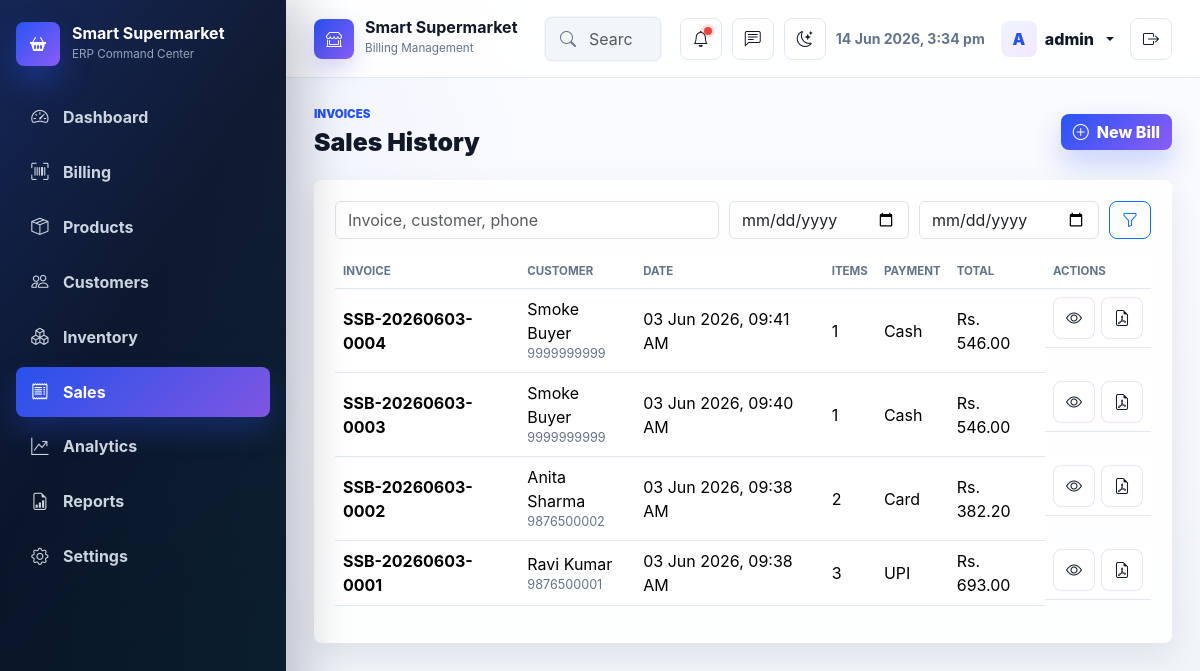
The app's page /sales/ (signed in) with its own data.
### billing/models.py (models this page shows, shortened)
class TimeStampedModel(models.Model):
    created_at = models.DateTimeField(auto_now_add=True)
    updated_at = models.DateTimeField(auto_now=True)
    class Meta:
        abstract = True

class Bill(TimeStampedModel):
    PAYMENT_CASH = 'cash'
    PAYMENT_UPI = 'upi'
    PAYMENT_CARD = 'card'
    PAYMENT_CHOICES = [
        (PAYMENT_CASH, 'Cash'),
        (PAYMENT_UPI, 'UPI'),
        (PAYMENT_CARD, 'Card'),
    ]
    invoice_number = models.CharField(max_length=32, unique=True, blank=True)
    customer = models.ForeignKey(Customer, on_delete=models.SET_NULL, null=True, blank=True, related_name='bills')
    customer_name = models.CharField(max_length=160)
    customer_phone = models.CharField(max_length=20)
    subtotal = models.DecimalField(max_digits=12, decimal_places=2, default=0)
    discount = models.DecimalField(max_digits=12, decimal_places=2, default=0)
    tax = models.DecimalField(max_digits=12, decimal_places=2, default=0)
    gst = models.DecimalField(max_digits=12, decimal_places=2, default=0)
    grand_total = models.DecimalField(max_digits=12, decimal_places=2, default=0)
    payment_method = models.CharField(max_length=12, choices=PAYMENT_CHOICES, default=PAYMENT_CASH)
    notes = models.TextField(blank=True)
    class Meta:
        ordering = ['-created_at']

### billing/views.py (the view)
# urls.py: path('sales/', views.SalesHistoryView.as_view(), name='sales_history'),
class SalesHistoryView(StaffOnlyMixin, ListView):
    model = Bill
    template_name = 'billing/sales_history.html'
    paginate_by = 25
    def get_queryset(self):
        qs = Bill.objects.select_related('customer').prefetch_related('items')
        q = self.request.GET.get('q')
        start = self.request.GET.get('start')
        end = self.request.GET.get('end')
        if q:
            qs = qs.filter(Q(invoice_number__icontains=q) | Q(customer_name__icontains=q) | Q(customer_phone__icontains=q))
        if start:
            qs = qs.filter(created_at__date__gte=start)
        if end:
            qs = qs.filter(created_at__date__lte=end)
        return qs

### billing/templates/billing/sales_history.html (shortened to what this page needs)
{% extends 'billing/base.html' %}
{% block content %}
<div class="page-head">
    <div><p class="eyebrow">Invoices</p><h1>Sales History</h1></div>
    <a class="btn btn-primary" href="{% url 'billing' %}"><i class="bi bi-plus-circle me-2"></i>New Bill</a>
</div>
<section class="panel">
    <form class="toolbar multi" method="get">
        <input class="form-control" name="q" value="{{ request.GET.q }}" placeholder="Invoice, customer, phone">
        <input class="form-control" type="date" name="start" value="{{ request.GET.start }}">
        <input class="form-control" type="date" name="end" value="{{ request.GET.end }}">
        <button class="btn btn-outline-primary"><i class="bi bi-funnel"></i></button>
    </form>
    <div class="table-responsive">
        <table class="table data-table align-middle">
            <thead><tr><th>Invoice</th><th>Customer</th><th>Date</th><th>Items</th><th>Payment</th><th>Total</th><th>Actions</th></tr></thead>
            <tbody>
            {% for bill in object_list %}
                <tr>
                    <td><strong>{{ bill.invoice_number }}</strong></td>
                    <td>{{ bill.customer_name }}<small>{{ bill.customer_phone }}</small></td>
                    <td>{{ bill.created_at|date:"d M Y, h:i A" }}</td>
                    <td>{{ bill.items.count }}</td>
                    <td>{{ bill.get_payment_method_display }}</td>
                    <td>Rs. {{ bill.grand_total }}</td>
                    <td class="actions">
                        <a class="icon-btn" title="View" href="{% url 'bill_detail' bill.pk %}"><i class="bi bi-eye"></i></a>
                        <a class="icon-btn" title="PDF" href="{% url 'bill_pdf' bill.pk %}"><i class="bi bi-file-earmark-pdf"></i></a>
                    </td>
                </tr>
            {% endfor %}
            </tbody>
        </table>
    </div>
</section>
{% endblock %}

### billing/templates/billing/base.html (shortened to what this page needs)
{% load static %}
<!doctype html>
<html lang="en">
<head>
    <link href="https://cdn.jsdelivr.net/npm/bootstrap@5.3.8/dist/css/bootstrap.min.css" rel="stylesheet">
    <link href="https://cdn.jsdelivr.net/npm/bootstrap-icons@1.13.1/font/bootstrap-icons.min.css" rel="stylesheet">
    <link href="https://cdn.datatables.net/2.3.4/css/dataTables.bootstrap5.min.css" rel="stylesheet">
    <link href="https://cdn.jsdelivr.net/npm/aos@2.3.4/dist/aos.css" rel="stylesheet">
    <link href="{% static 'billing/css/app.css' %}" rel="stylesheet">
</head>
<body>
<div class="app-shell">
    <aside class="sidebar">
        <a class="brand" href="{% url 'dashboard' %}">
            <span class="brand-mark"><i class="bi bi-basket2-fill"></i></span>
            <span><b>{% if shop_settings %}{{ shop_settings.shop_name }}{% else %}Smart Supermarket{% endif %}</b><small>ERP Command Center</small></span>
        </a>
        <nav class="nav flex-column">
            <a class="nav-link {% if request.resolver_match.url_name == 'dashboard' %}active{% endif %}" href="{% url 'dashboard' %}"><i class="bi bi-speedometer2"></i> Dashboard</a>
            <a class="nav-link {% if request.resolver_match.url_name == 'billing' %}active{% endif %}" href="{% url 'billing' %}"><i class="bi bi-upc-scan"></i> Billing</a>
            <a class="nav-link {% if 'product' in request.resolver_match.url_name %}active{% endif %}" href="{% url 'product_list' %}"><i class="bi bi-box-seam"></i> Products</a>
            <a class="nav-link {% if 'customer' in request.resolver_match.url_name %}active{% endif %}" href="{% url 'customer_list' %}"><i class="bi bi-people"></i> Customers</a>
            <a class="nav-link {% if request.resolver_match.url_name == 'stock_alerts' %}active{% endif %}" href="{% url 'stock_alerts' %}"><i class="bi bi-boxes"></i> Inventory</a>
            <a class="nav-link {% if 'sales' in request.resolver_match.url_name or request.resolver_match.url_name == 'bill_detail' %}active{% endif %}" href="{% url 'sales_history' %}"><i class="bi bi-receipt"></i> Sales</a>
            <a class="nav-link {% if request.resolver_match.url_name == 'analytics' %}active{% endif %}" href="{% url 'analytics' %}"><i class="bi bi-graph-up-arrow"></i> Analytics</a>
            <a class="nav-link {% if request.resolver_match.url_name == 'reports' %}active{% endif %}" href="{% url 'reports' %}"><i class="bi bi-file-earmark-bar-graph"></i> Reports</a>
            <a class="nav-link {% if request.resolver_match.url_name == 'settings' %}active{% endif %}" href="{% url 'settings' %}"><i class="bi bi-gear"></i> Settings</a>
        </nav>
    </aside>
    <main class="main">
        <header class="topbar">
            <a class="topbar-store" href="{% url 'dashboard' %}">
                <span class="store-logo"><i class="bi bi-shop-window"></i></span>
                <span><b>{% if shop_settings %}{{ shop_settings.shop_name }}{% else %}Smart Supermarket{% endif %}</b><small>Billing Management</small></span>
            </a>
            <div class="search-wrap">
                <i class="bi bi-search"></i>
                <input class="form-control" type="search" placeholder="Search invoices, products, customers">
            </div>
            <div class="topbar-actions">
                <button class="icon-btn position-relative" title="Notifications"><i class="bi bi-bell"></i><span class="status-dot"></span></button>
                <button class="icon-btn" title="Messages"><i class="bi bi-chat-left-text"></i></button>
                <button class="icon-btn" id="themeToggle" title="Toggle dark mode" aria-label="Toggle dark mode"><i class="bi bi-moon-stars"></i></button>
                <span class="clock" id="currentClock"></span>
                <div class="dropdown">
                    <button class="profile dropdown-toggle" data-bs-toggle="dropdown">
                        <span class="avatar">{{ request.user.username|slice:":1"|upper }}</span>
                        <span>{{ request.user.username }}</span>
                    </button>
                </div>
                <form method="post" action="{% url 'logout' %}" class="d-none d-xl-block">
                    <button class="icon-btn danger" type="submit" title="Logout"><i class="bi bi-box-arrow-right"></i></button>
                </form>
            </div>
        </header>
        <section class="content">
            {% block content %}{% endblock %}
        </section>
    </main>
</div>
</body>
</html>

### records on screen
Bill: invoice_number "SSB-20260603-0004", customer_name "Smoke Buyer", customer_phone "9999999999", created_at "03 Jun 2026, 09:41 AM", items.count "1", payment_method "Cash", grand_total "546.00"
Bill: invoice_number "SSB-20260603-0003", customer_name "Smoke Buyer", customer_phone "9999999999", created_at "03 Jun 2026, 09:40 AM", items.count "1", payment_method "Cash", grand_total "546.00"
Bill: invoice_number "SSB-20260603-0002", customer_name "Anita Sharma", customer_phone "9876500002", created_at "03 Jun 2026, 09:38 AM", items.count "2", payment_method "Card", grand_total "382.20"
Bill: invoice_number "SSB-20260603-0001", customer_name "Ravi Kumar", customer_phone "9876500001", created_at "03 Jun 2026, 09:38 AM", items.count "3", payment_method "UPI", grand_total "693.00"

### other values on screen
{{ request.user.username|slice:":1"|upper }} "A"
{{ request.user.username }} "admin"
